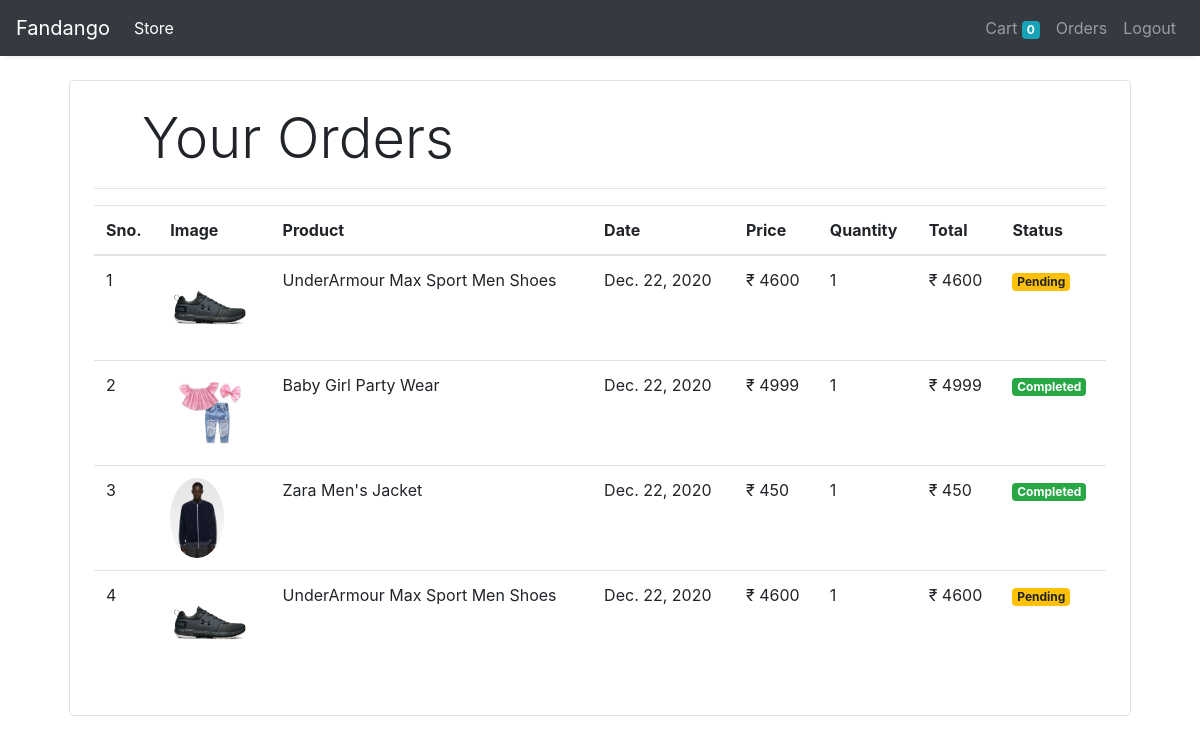
Page /orders (signed in) on the committed database.
### store/models/orders.py (models this page shows, shortened)
class Order(models.Model):
    product = models.ForeignKey(Product,
                                on_delete=models.CASCADE)
    customer = models.ForeignKey(Customer,
                                 on_delete=models.CASCADE)
    quantity = models.IntegerField(default=1)
    price = models.IntegerField()
    address = models.CharField(max_length=50, default='', blank=True)
    phone = models.CharField(max_length=50, default='', blank=True)
    date = models.DateField(default=datetime.datetime.today)
    status = models.BooleanField(default=False)
    @staticmethod
    def get_orders_by_customer(customer_id):
        return Order.objects.filter(customer=customer_id).order_by('-date')

### store/models/product.py (models this page shows, shortened)
class Product(models.Model):
    name = models.CharField(max_length=50)
    price = models.IntegerField(default=0)
    category = models.ForeignKey(Category, on_delete=models.CASCADE, default=1)
    description = models.CharField(max_length=200, default='' , null=True , blank=True)
    image = models.ImageField(upload_to='uploads/products/')

### store/middlewares/auth.py (the view)
    def middleware(request):
        print(request.session.get('customer'))
        returnUrl = request.META['PATH_INFO']
        print(request.META['PATH_INFO'])
        if not request.session.get('customer'):
           return redirect(f'login?return_url={returnUrl}')
        response = get_response(request)
        return response

### store/templatetags/custom_filter.py (called while the page is built)
@register.filter(name='currency')
def currency(number):
    return "₹ "+str(number)

@register.filter(name='multiply')
def multiply(number , number1):
    return number * number1

### store/views/orders.py (called while the page is built)
    def get(self , request ):
        customer = request.session.get('customer')
        orders = Order.get_orders_by_customer(customer)
        print(orders)
        return render(request , 'orders.html'  , {'orders' : orders})

### store/templates/orders.html
{% extends 'base.html' %}
{% block content %}
{% load cart %}
{% load custom_filter %}
<div class="container">
   <div class="border rounded p-4 m-4">
        <p class="display-4 pl-4 ml-4">Your Orders</p>
        <hr>
        <table class="table">
            <thead>
                <tr>
                    <th>Sno.</th>
                    <th>Image</th>
                    <th>Product</th>
                    <th>Date</th>
                    <th>Price</th>
                    <th>Quantity</th>
                    <th>Total</th>
                    <th>Status</th>
                </tr>
            </thead>
            <tbody>
                {% for order in orders %}
                <tr>
                    <td>{{forloop.counter}}</td>
                    <td><img style="height: 80px;" class="rounded-circle" src="{{order.product.image.url}}" alt=""></td>
                    <td>{{order.product.name}}</td>
                    <td>{{order.date}}</td>
                    <td>{{order.price|currency}}</td>
                    <td>{{order.quantity}}</td>
                    <td>{{order.quantity|multiply:order.price|currency}}</td>
                    {% if order.status %}
                    <td><small class="badge badge-success">Completed</small></td>
                    {%else%}
                    <td><small class="badge badge-warning">Pending</small></td>
                    {% endif %}
                </tr>
                {% endfor %}
            </tbody>
        </table>
   </div>
</div>
{% endblock %}

### store/templates/base.html (shortened to what this page needs)
<!doctype html>
<html lang="en">
<head>
  <link rel="stylesheet" href="https://maxcdn.bootstrapcdn.com/bootstrap/4.0.0/css/bootstrap.min.css"
>
</head>
<body>
  <nav class="one-edge-shadow
  sticky-top navbar
  navbar-expand-lg
  navbar navbar-dark bg-dark">
    <a class="navbar-brand" href="/">Fandango</a>
    <div class="collapse navbar-collapse" id="navbarSupportedContent">
      <ul class="navbar-nav mr-auto">
        <li class="nav-item active">
          <a class="nav-link" href="/store">Store <span class="sr-only">(current)</span></a>
        </li>
      </ul>
      <ul class=" navbar-nav my-2 my-lg-0">
        <li class="nav-item ">
          <a class="nav-link" href="/cart">Cart
            <span class="badge badge-info">{{request.session.cart.keys|length}}</span>
            <span class="sr-only">(current)</span></a>
        </li>
        {% if request.session.customer %}
        <li class="nav-item ">
          <a class="nav-link" href="/orders">Orders<span class="sr-only">(current)</span></a>
        </li>
        <li class="nav-item ">
          <a class="nav-link" href="/logout">Logout<span class="sr-only">(current)</span></a>
        </li>
        {% endif %}
      </ul>
    </div>
  </nav>
    {% block content %}{% endblock %}
</body>
</html>

### store/templates/base.html (style rules this page uses)
nav { background-color: white; }
.one-edge-shadow { box-shadow: 0 8px 2px -5px rgb(246, 245, 245); }

### rows in the picture
Order: product.image (picture), product.name "UnderArmour Max Sport Men Shoes", date "Dec. 22, 2020", price "₹ 4600", quantity "1", quantity|multiply "₹ 4600", status "Pending"
Order: product.image (picture), product.name "Baby Girl Party Wear", date "Dec. 22, 2020", price "₹ 4999", quantity "1", quantity|multiply "₹ 4999", status "Completed"
Order: product.image (picture), product.name "Zara Men's Jacket", date "Dec. 22, 2020", price "₹ 450", quantity "1", quantity|multiply "₹ 450", status "Completed"
Order: product.image (picture), product.name "UnderArmour Max Sport Men Shoes", date "Dec. 22, 2020", price "₹ 4600", quantity "1", quantity|multiply "₹ 4600", status "Pending"

### other values in the picture
{{ request.session.cart.keys|length }} "0"
